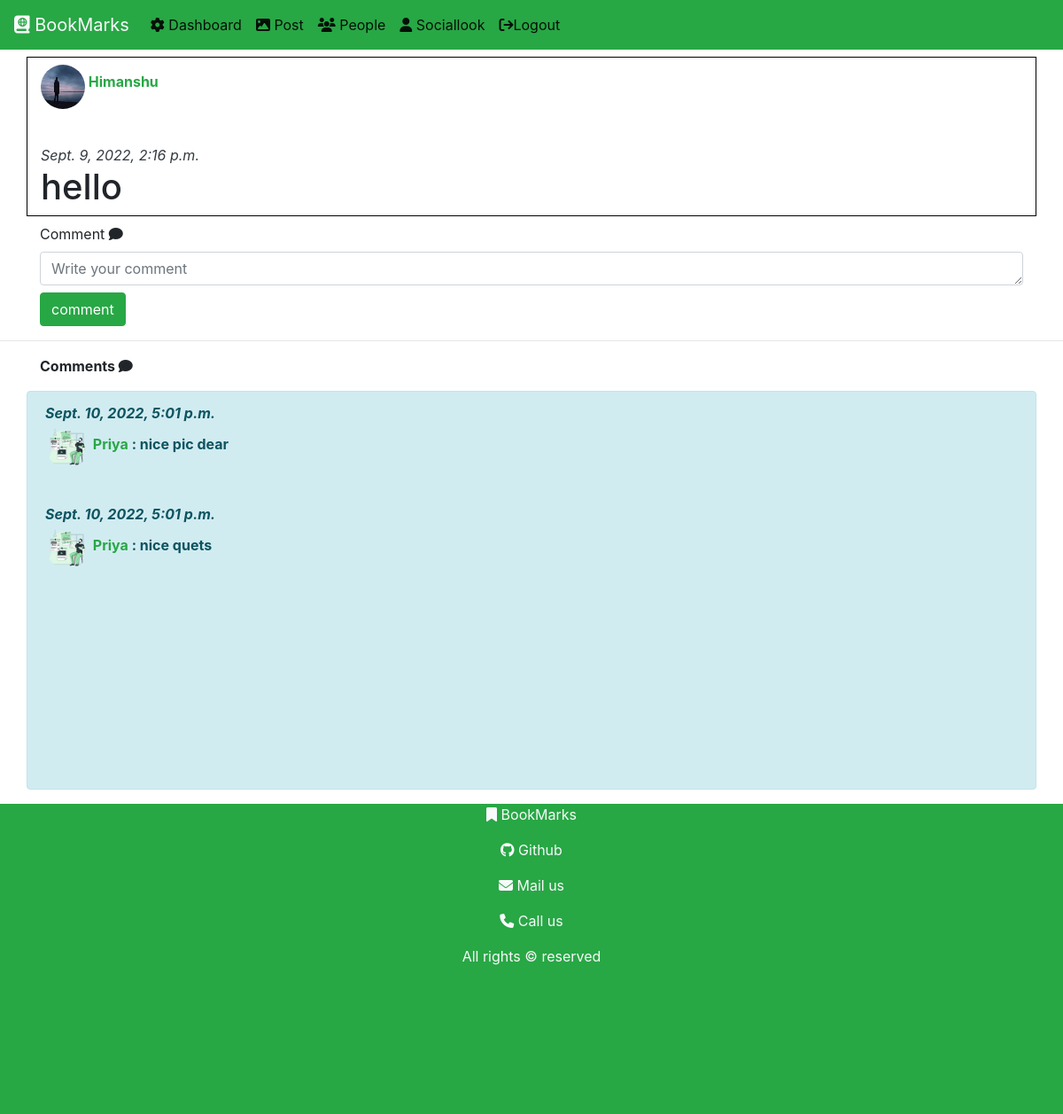
Page /user/post_activity/24/18/ (signed in) on the earlier database version.
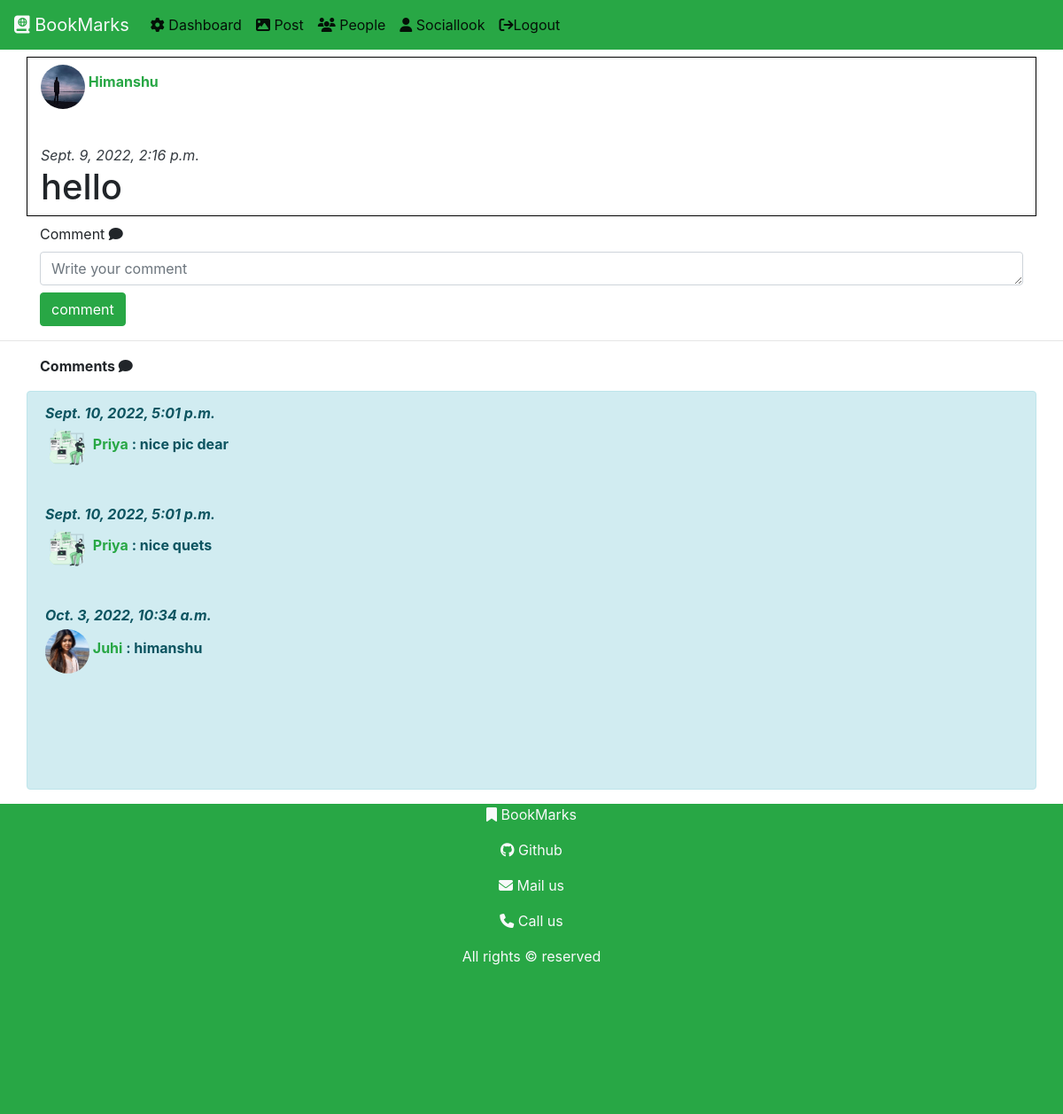
Same page on the later database version.
### users/models.py (models this page shows)
class posts(models.Model):
    user = models.ForeignKey(users,on_delete=models.CASCADE)
    postdata = models.TextField(blank=True)
    postimg = models.ImageField(upload_to='postimg/',null=True)
    dateofpost = models.DateTimeField(auto_now_add=True,blank=True)

class users(models.Model):
    GENDER_CHOICES	=	(('male',	'Male'),('female',	'Female'),('transgender',	'Transgender'),)
    name = models.CharField(max_length=250)
    email = models.EmailField(max_length=100,unique=True)
    password = models.CharField(max_length=250)
    address = models.TextField()
    account = models.DateTimeField(default=datetime.datetime.now(), blank=True,null=True)
    gender = models.CharField(max_length=20,choices=GENDER_CHOICES,default='male')
    userimg = models.ImageField(upload_to='userimg/' ,null=True)

class post_activities(models.Model):
    user = models.ForeignKey(users,on_delete=models.CASCADE)
    post = models.ForeignKey(posts,on_delete=models.CASCADE)
    comments = models.TextField()
    dateofpostactivity = models.DateTimeField(auto_now_add=True,blank=True)

### users/views.py (the view, shortened to what this page needs)
# urls.py: path('post_activity/<int:id>/<int:uid>/',views.post_activity.as_view(),name='postact')
class post_activity(View):
    def get(self, request,id,uid):
        if 'email' in request.session:
            if 'name' in request.session:
                post = posts.objects.filter(id=id)
                username = request.session['name']
                isuser = users.objects.filter(id=uid).exists()
                if isuser == False:
                    return HttpResponse('Invalid request')
                if post.exists():
                    postbelong = posts.objects.filter(Q(user = users.objects.get(email = request.session['email'])) & Q(id=id))
                    if postbelong.exists():
                        isfollow =True
                    else:
                        isfollow = activity.objects.filter(Q(whofollow = users.objects.get(email = request.session['email'])) & Q(whomtofollow= users.objects.get(id=uid))).exists()
                    postcomments = post_activities.objects.filter(post = posts.objects.get(id=id))
                    return render(request, 'users/post_act.html',{
                        'username':username,'post':post ,'isfollow':isfollow,
                        'cmt':postcomments})
                else:
                    return HttpResponse('Post dose not exist')
            else:
                return HttpResponseRedirect('/user/login/')
        else:
            return HttpResponseRedirect('/user/login/')

### users/templates/users/post_act.html (shortened to what this page needs)
{% extends 'core/base.html' %}
{% load static %}
{% block content %}
{% include 'core/nav.html' with p=username %}
{% if post %}
{% if isfollow %}
{% for i in post %}
<div class="container mt-2" style='border: 1px solid black'>
    <p><b>
        {% if i.user.userimg != 'False' %}
        <img src="{{ i.user.userimg.url }}" alt="" class="img-fluid text-center mt-2" style="width: 50px; height: 50px; border-radius: 50%; ">
        {% else %}
<img src="{% static 'users/img/bk.svg' %}" alt="" style="width: 50px; height: 50px; border-radius: 50%; ">
        {% endif %}
        <a href="{% url 'showprofile' id=i.user.id %}" class='text-success'>{{i.user.name | capfirst}}</a></b></p> <br>
    <em class="text-dark"> {{i.dateofpost}}</em>
    <h1 class="display-5">
        {{i.postdata}}
    </h1>
    </div>
{% endfor %}
    <div class="container mt-2">
      <form action="" method="post">
         <label for="comment">Comment <i class="fas fa-comment"></i></label>
       <textarea name="comment" id="comment" cols="10" rows="1" class="form-control" placeholder="Write your comment" required></textarea>
       <input type="submit" value="comment" class="btn btn-success mt-2">
      </form>
    </div>
    <hr class="text-success">
    <p class='container mt-2'><b>Comments <i class="fas fa-comment"></i> </b></p>
    <div class="container mt-2 alert alert-info" style='height: 450px; overflow-y:scroll;'>
        {% if cmt %}
        {% for i in cmt %}
        <p><b>
            <em>{{i.dateofpostactivity}}</em>
            <br>
            {% if i.user.userimg != 'False' %}
            <img src="{{ i.user.userimg.url }}" alt="" class="img-fluid text-center mt-1" style="width: 50px; height: 50px; border-radius: 50%; ">
            {% else %}
    <img src="{% static 'users/img/bk.svg' %}" alt="" style="width: 50px; height: 50px; border-radius: 50%; ">
            {% endif %}
            <a href="{% url 'showprofile' id=i.user.id %}" class='text-success'>{{i.user.name | capfirst}}</a> : {{i.comments}} </b></p> <br>
        {% endfor %}
        {% else %}
        <p><b>No comments yet</b></p>
        {% endif %}
    </div>
{% else %}
    <h3 class='container mt-2'>You are not following this user thats why you can not see this post.</h3>
{% endif %}
{% else %}
<h1 class="display-4">
    No Post Yet
</h1>
{% endif %}
{% include 'core/footer.html' %}
{% endblock content %}

Differences in the rows shown:
added post_activities: dateofpostactivity "Oct. 3, 2022, 10:34 a.m.", user.userimg (picture), user.name "Juhi", comments "himanshu"
